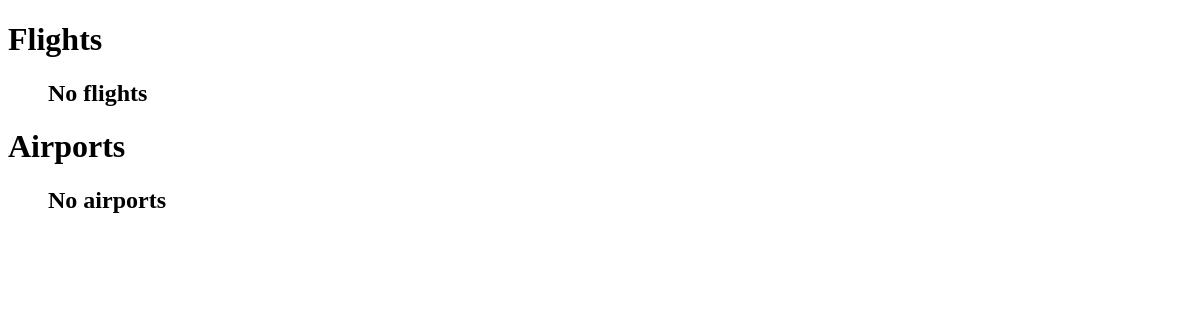
The app's page /flight/, older data.
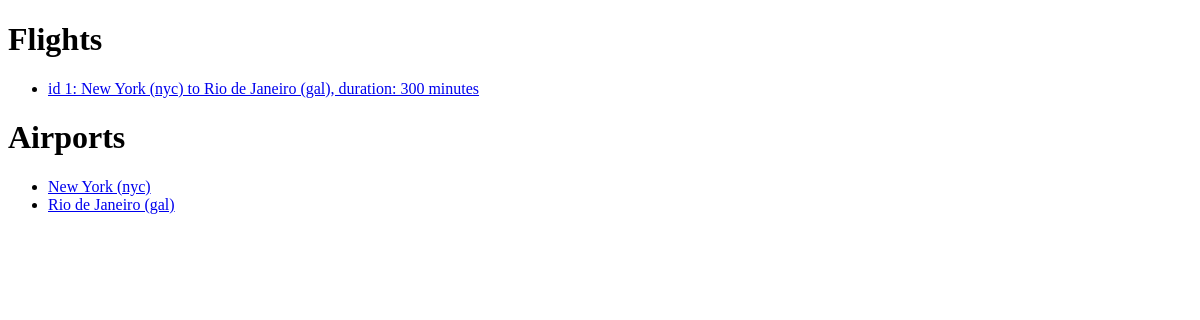
The same page, newer data.
### flight/models.py (models this page shows)
class Flight(models.Model):
    origin = models.ForeignKey(Airport, on_delete=models.CASCADE, related_name="departure")
    destination = models.ForeignKey(Airport, on_delete=models.CASCADE, related_name="arrival")
    duration = models.IntegerField()
    def __str__(self):
        return f"id {self.id}: {self.origin} to {self.destination}, duration: {self.duration} minutes"

class Airport(models.Model):
    city = models.CharField(max_length=64)
    code = models.CharField(max_length=3)
    def __str__(self):
        return f"{self.city} ({self.code})"

### flight/views.py (the view)
# urls.py: path("", views.index, name="index"),
def index(request):
    return render(request, "flight/index.html", {
        "flights" : Flight.objects.all(),
        "airports" : Airport.objects.all()
    })

### flight/templates/flight/index.html
{% extends "flight/layout.html" %}
{% block body%}
    <h1>Flights</h1>
    <ul>
        {% for flight in flights %}
        <li>
            <a href="{% url 'flight:get_flight' flight.id %} ">{{flight}}</a>
        </li>
        {% empty %}
        <h2>No flights</h2>
        {% endfor %}
    </ul>
    <h1>Airports</h1>
    <ul>
        {% for airport in airports %}
        <li>
            <a href="{% url 'flight:get_airport' airport.id %}">{{airport}}</a>
        </li>
        {% empty %}
        <h2>No airports</h2>
        {% endfor %}
    </ul>
{% endblock %}

Row changes from the older to the newer data that the page shows:
added Flight: id+origin+destination "id 1: New York (nyc) to Rio de Janeiro (gal), duration: 300 minutes"
added Airport: city+code "New York (nyc)"
added Airport: city+code "Rio de Janeiro (gal)"
Text that changed along with them:
text no longer shown: "No flights No airports"
